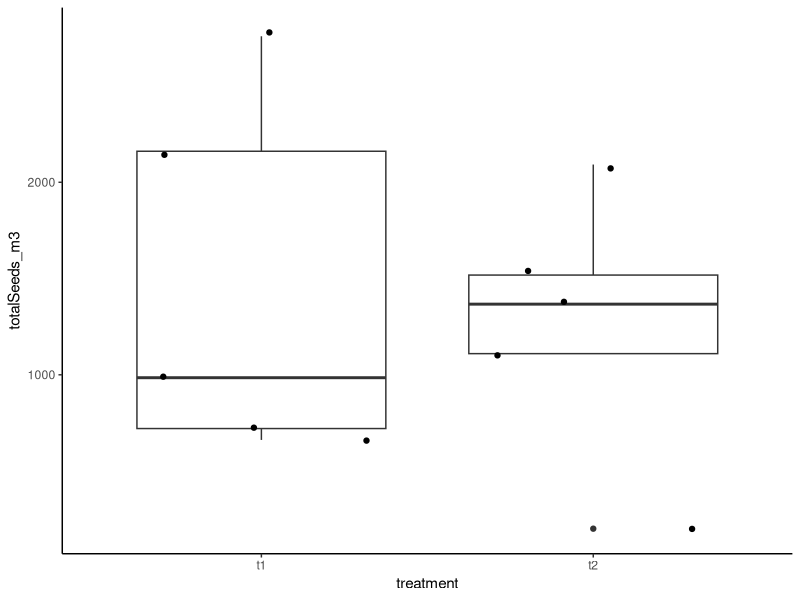
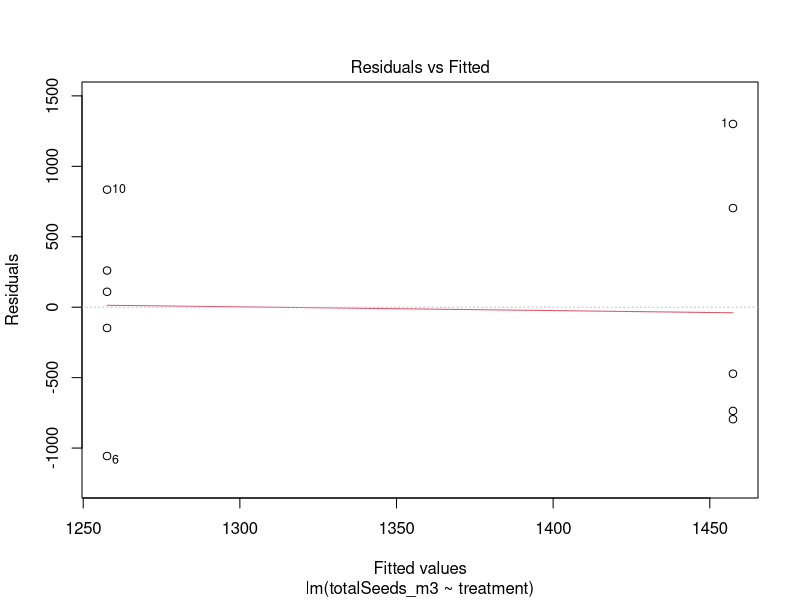
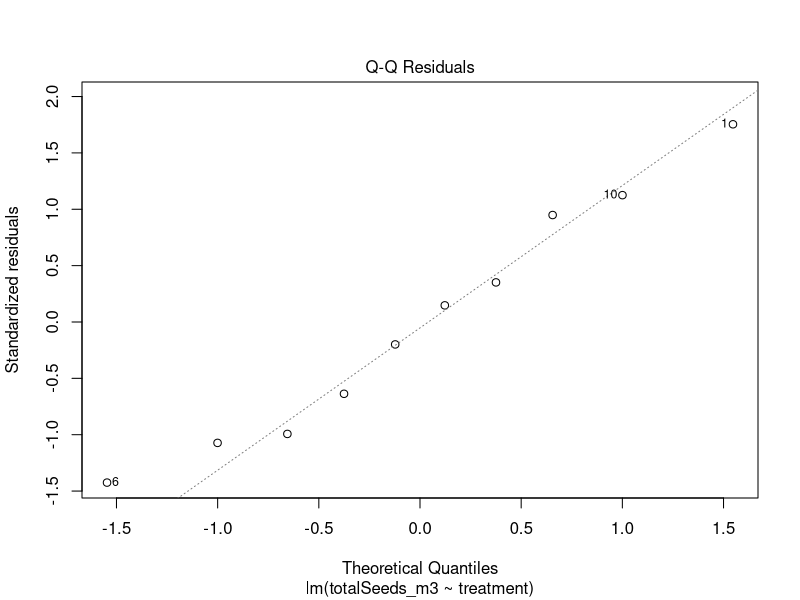
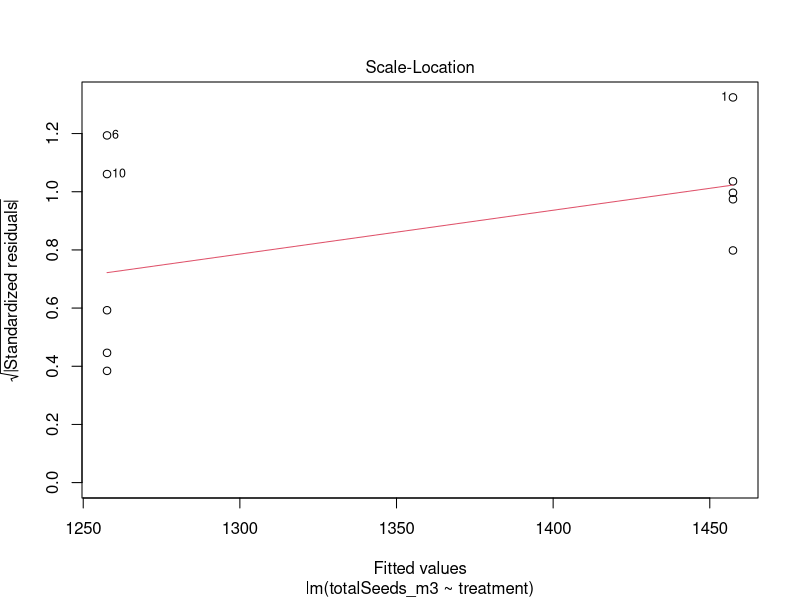
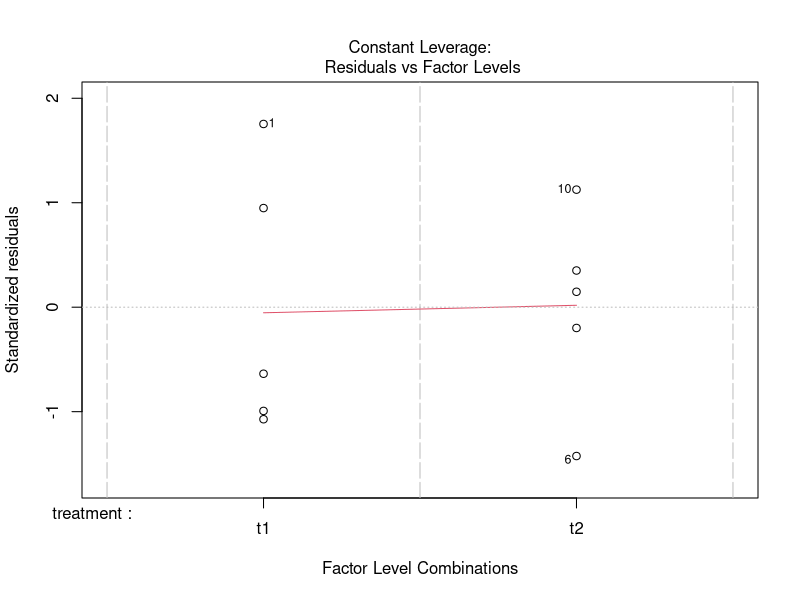
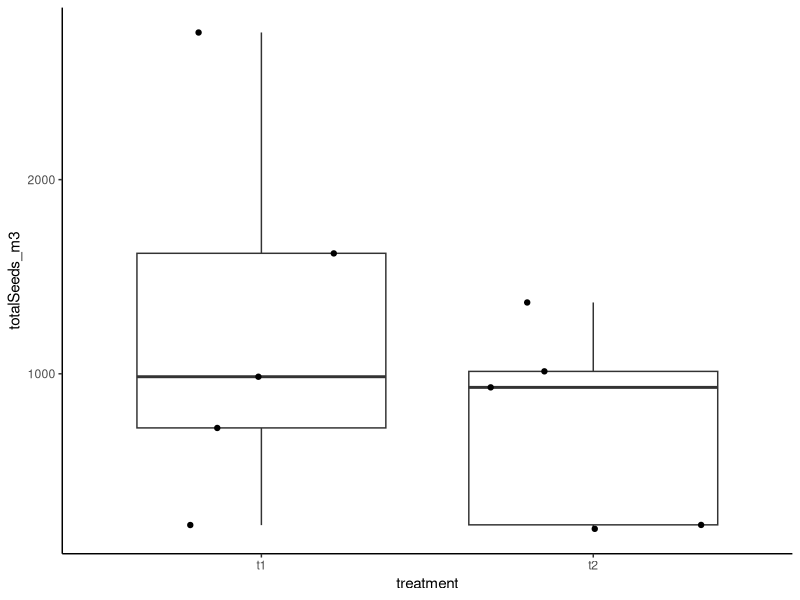
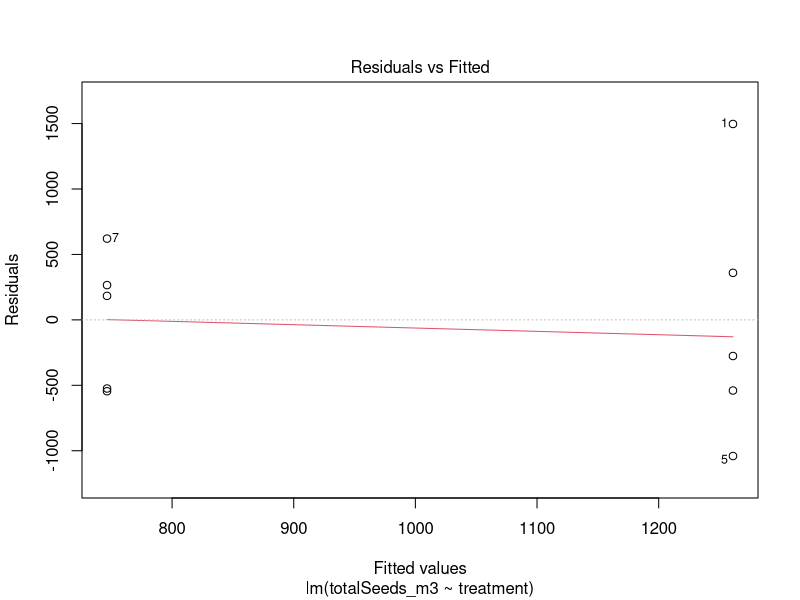
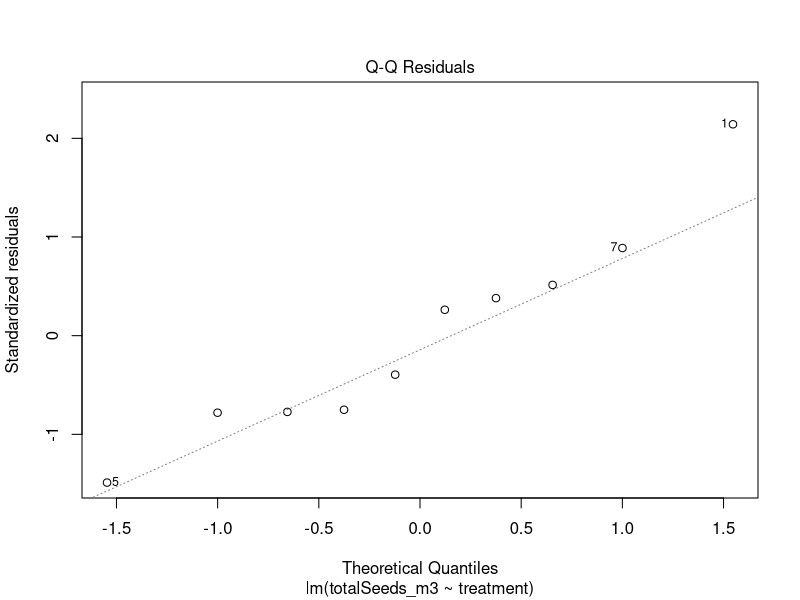

These charts were generated, in order, by the following R code:
# Project: Seed Bank
# Author: Sierra Gugel
# Date: March 2026
# Co-authors: Akasha Faist, Madeline Mayorga
# version: 1
# Purpose: This code should run after 01.data_wrangling. You will load the output data from the first script which should be a single .csv with seed counts by species and by sample type. This code will run analyses for total seeds, monocots only, dicots only, seed appendage, and single species analysis. 

# Load Libraries
library(tidyverse)
library(dplyr)
library(ggplot2)
library(lme4)
library(glmmTMB)

# Load the data
seedsummary <- read.csv("output/species_summary_table.csv")

# Total Seed Counts
# for this, we do not care about species at all. 
# summarize the data to the sample_ID level

sample_summary <- seedsummary %>%
  group_by(sample_ID, treatment) %>%
  summarise(totalSeeds_m3 = round(sum(seeds_m3)))

# visualization
sample_summary %>%
  filter(treatment != "cc") %>%
  ggplot()+
  geom_boxplot(mapping = aes(x = treatment, y = totalSeeds_m3)) +
  geom_jitter(mapping = aes( x = treatment, y = totalSeeds_m3)) +
  theme_classic()


# statistical analysis 
# is there a difference in the total number of seeds that germinated for treatment 1 vs. treatment 2?
# try a linear model
# before running the model, actually remove the control pots from the analysis
sample_summary_noControls <- sample_summary %>% 
  filter(treatment != "cc")

# run the model
totalseed.lm <- lm(totalSeeds_m3 ~ treatment, data = sample_summary_noControls)
summary(totalseed.lm)
plot(totalseed.lm) # determine if a regular linear model is ok for your data 
# if you have random effects to include in the model, use the 'lme4' package and the function lmer()
# model interpretation: the intercept is positive and significant (p < 0.004) which just means that both treatments have positive averages (non-zero). Treatment 1 is not different from treatment 2 (F = 0.1447, df = 1 and 8, p = 0.71, adj. R2 = -0.105).


# GLMM (counts) would be best = count data, non-negative integers, often skewed
# first option is a poisson distribution but this may not work great if there is overdispersion 
m1 <- glm(
  totalSeeds_m3 ~ treatment,
  family = poisson,
  data = sample_summary_noControls
)
summary(m1)
# consider the DHARMa package for model diagnostics


# another option is negative binomial 
# another option is a zero-inflated model
# if the samples differ in soil volume or area, you should account for this with an offset in your model


######################
# Monocot Seed Counts
# for this, we care about only the monocots, so we will filter for that data and then run the same visualization and analysis
monocot_summary <- seedsummary %>%
  filter(treatment != "cc") %>%
  filter(m_d == "M") %>%
  group_by(sample_ID, treatment) %>%
  summarise(totalSeeds_m3 = sum(seeds_m3))

# visualization
monocot_summary %>%
  ggplot()+
  geom_boxplot(mapping = aes(x = treatment, y = totalSeeds_m3)) +
  geom_jitter(mapping = aes( x = treatment, y = totalSeeds_m3)) +
  theme_classic()


# statistical analysis 
# is there a difference in the total number of monocots that germinated for treatment 1 vs. treatment 2?
# try a linear model
monocotseed.lm <- lm(totalSeeds_m3 ~ treatment, data = monocot_summary)
summary(monocotseed.lm)
plot(monocotseed.lm) # determine if a regular linear model is ok for your data 
# if you have random effects to include in the model, use the 'lme4' package and the function lmer()
# model interpretation: the intercept is positive and significant (p < 0.007) which just means that both treatments have positive averages (non-zero). Treatment 1 is not different from treatment 2 (F = 1.084, df = 1 and 8, p = 0.33, adj. R2 = 0.009).
# consider other models as listed above based on your data



# Dicot Seed Counts
# for this, we care about only the dicots, so we will filter for that data and then run the same visualization and analysis
dicot_summary <- seedsummary %>%
  filter(treatment != "cc") %>%
  filter(m_d == "D") %>%
  group_by(sample_ID, treatment) %>%
  summarise(totalSeeds_m3 = sum(seeds_m3))

# visualization
dicot_summary %>%
  ggplot()+
  geom_boxplot(mapping = aes(x = treatment, y = totalSeeds_m3)) +
  geom_jitter(mapping = aes( x = treatment, y = totalSeeds_m3)) +
  theme_classic()


# statistical analysis 
# is there a difference in the total number of monocots that germinated for treatment 1 vs. treatment 2?
# try a linear model
dicotseed.lm <- lm(totalSeeds_m3 ~ treatment, data = dicot_summary)
summary(dicotseed.lm)
plot(dicotseed.lm) # determine if a regular linear model is ok for your data 
# if you have random effects to include in the model, use the 'lme4' package and the function lmer()
# consider the other model options listed above based on your data



#########################
# Seed appendage - does a seed appendage affect germination rates in treatment 1 vs. treatment 2 differently?
# for this, we will sort the species into yes seed appendage or no seed appendage categories and then run treatment level analyses. you could do something similar for plant nativeness, invasiveness, or other important characteristics

appendage_summary <- seedsummary %>%
  filter(treatment != "cc") %>%
  group_by(sample_ID, treatment, seed_appendage) %>%
  summarise(totalSeeds_m3 = sum(seeds_m3), .groups = "drop")

# you might want to consider what should be done about samples with no value. should those be zeros? If so, there are ways of adding rows for zeros because that will impact the statistical analysis. 

appendage_summary %>%
  ggplot(aes(x = treatment, y = totalSeeds_m3, fill = seed_appendage)) +
  geom_boxplot(position = position_dodge(width = 0.8)) +
  geom_jitter(aes(fill = seed_appendage), shape = 21, color = "black",
              position = position_jitterdodge(jitter.width = 0.2, dodge.width = 0.8)) +
  theme_classic()

# statistical analysis 
# is there a difference in the total number of germinated seeds that had an appendage or not for the two treatments?
# try a linear model
appendage.lm <- lm(totalSeeds_m3 ~ treatment+seed_appendage, data = appendage_summary)
summary(appendage.lm)
plot(appendage.lm) # determine if a regular linear model is ok for your data 
# if you have random effects to include in the model, use the 'lme4' package and the function lmer()
# model interpretation: the intercept is positive (non-zero). Treatment 1 is not different from treatment 2. And seed appendage was not different.



######################
# Species - for an individual species, are there treatment differences?
# Try BRTE (cheatgrass)
brte_summary <- seedsummary %>%
  filter(treatment != "cc") %>%
  filter(species_code == "BRTE") %>%
  group_by(sample_ID, treatment) %>%
  summarise(totalSeeds_m3 = sum(seeds_m3), .groups = "drop")

# you might want to consider what should be done about samples with no value. should those be zeros? If so, there are ways of adding rows for zeros because that will impact the statistical analysis. 

brte_summary %>%
  ggplot(mapping = aes(x = treatment, y = totalSeeds_m3)) +
  geom_boxplot()+
  geom_jitter()+
  theme_classic()


# statistical analysis 
# is there a difference in the total number of germinated seeds that had an appendage or not for the two treatments?
# try a linear model
brte.lm <- lm(totalSeeds_m3 ~ treatment, data = brte_summary)
summary(brte.lm)
plot(brte.lm) # determine if a regular linear model is ok for your data 
# if you have random effects to include in the model, use the 'lme4' package and the function lmer()
# model interpretation: cheatgrass germinated and has a positive (non-zero) average. It is present. Treatment 1 is not different from treatment 2 (F=0.32, df = 1 and 5, p = 0.6, adj. R2 = -0.13)



########################
### All species at once
# Species - for an individual species, are there treatment differences?
# Try BRTE (cheatgrass)
species_summary <- seedsummary %>%
  filter(treatment != "cc") %>%
  group_by(sample_ID, treatment, species_code) %>%
  summarise(totalSeeds_m3 = sum(seeds_m3), .groups = "drop")

# you might want to consider what should be done about samples with no value. should those be zeros? If so, there are ways of adding rows for zeros because that will impact the statistical analysis. 

species_summary %>%
  ggplot(aes(x = treatment, y = totalSeeds_m3, fill = species_code)) +
  geom_boxplot(position = position_dodge(width = 0.8)) +
  geom_jitter(aes(color = species_code),
              position = position_jitterdodge(jitter.width = 0.2, dodge.width = 0.8)) +
  theme_classic()


# statistical analysis 
# is there a difference in the total number of germinated seeds that had an appendage or not for the two treatments?
# try a linear model
species.lm <- lm(totalSeeds_m3 ~ treatment+species_code, data = species_summary)
summary(species.lm)
plot(species.lm) # determine if a regular linear model is ok for your data 
# if you have random effects to include in the model, use the 'lme4' package and the function lmer()
# you could consider an interactive effect between treatment and species here as well
# model interpretation: there are seedlings in the pot (positive and significant intercept). There are no differences in treatment 1 or 2 and no differences by species

# From here, you could go into community composition analyses (PCA or PCoA) to deal with multi-dimensional data
